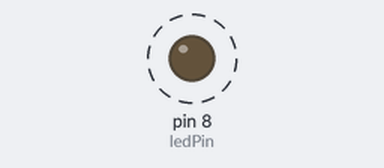
The sketch below on a simulated Arduino Uno, built with avr-gcc and run on an emulated ATmega328P. On the bench: output pins drawn as LEDs (lit = HIGH). Dashed ring = blinking.

Above: at 0.6 s.
Timing chart, 0 to 3.0 s (numbered marks = the images above):
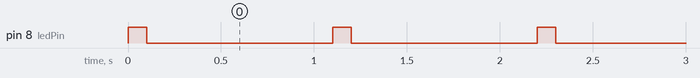

Measured:
- by itself, pin 8 (ledPin): alternates HIGH for 0.10 s and LOW for 1.0 s

The sketch:

01_blinkingLed.ino
```cpp
/***********************************************************
Description: Lit LED, let LED blinks.
Website: blog.vieira.net.br
E-mail: contato@vieira.net.br
Authors: Jose Neto, Jose Filippo e Maria Agnes
Date: 2024/05/25
***********************************************************/
int ledPin=8; //definition digital 8 pins as pin to control the LED
void setup()
{
    pinMode(ledPin,OUTPUT);    //Set the digital 8 port mode, OUTPUT: Output mode
}
void loop()
{
    digitalWrite(ledPin,HIGH); //HIGH is set to about 5V PIN8
    delay(100);               //Set the delay time, 1000 = 1S
    digitalWrite(ledPin,LOW);  //LOW is set to about 5V PIN8
    delay(1000);               //Set the delay time, 1000 = 1S
} 
```
